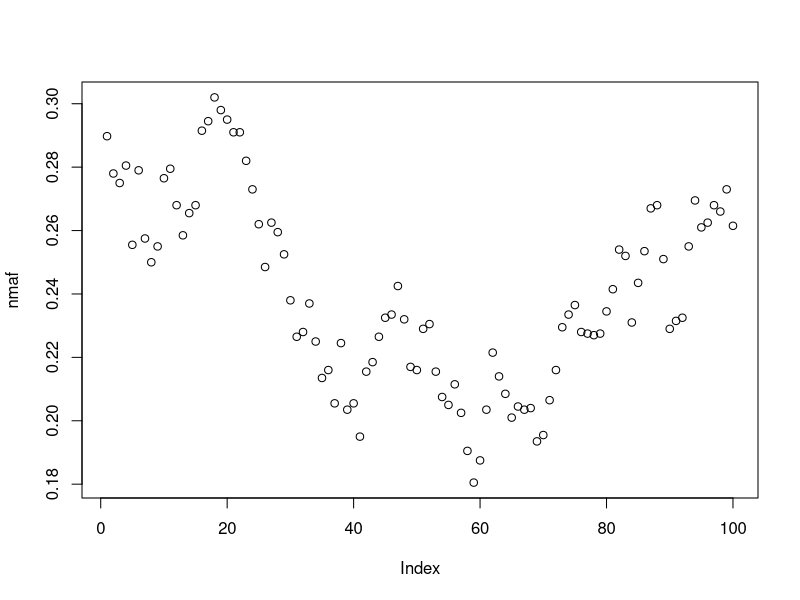

Here is the R script that generated this plot:
imaf <- runif(1000, 0, .5)

#============for the first loci only!==================
N <- 1000

num.minor <- rbinom(1, size = N*2, prob = imaf[1])

nmaf <- num.minor/(2*N)

# loop it for multiple generations!
g <- 100

nmaf <- numeric(g)
nmaf[1] <- imaf[1]

for(i in 2:g){
  nmaf[i] <-  rbinom(1, size = N*2, prob = nmaf[i - 1])/(2*N)
}
plot(nmaf)


#================challenge for next week:=========================
# expand this to do the same process, but with all 10 loci!
# if you have time, try plotting it
# hint: binom(10, 100000, seq(from = .1, to = .5, length.out = 10))/100000


N <- 100
g <- 1000
nmaf <- matrix(NA, g, length(imaf))
nmaf[1,] <- imaf
for(i in 2:g){
  for(j in 1:length(imaf)){
    nmaf[i,j] <- rbinom(1, N*2, prob = nmaf[i-1,j])/(N*2)
  }
}

N <- 100
nmaf <- matrix(NA, g, length(imaf))
nmaf[1,] <- imaf
for(i in 2:g){
  nmaf[i,] <- rbinom(length(imaf), N*2, prob = nmaf[i-1,])/(N*2)
}
